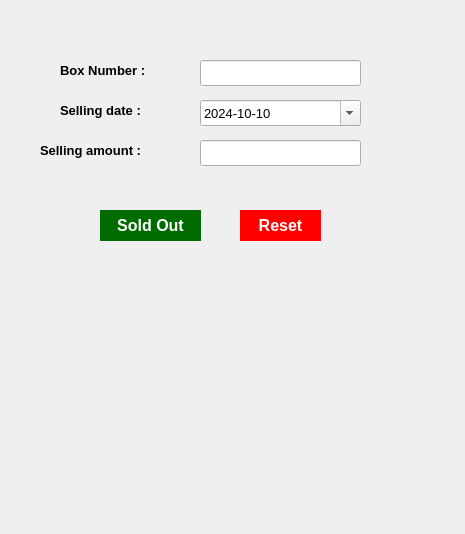
<?xml version="1.0" encoding="UTF-8"?>
<ui version="4.0">
 <class>soldout</class>
 <widget class="QDialog" name="soldout">
  <property name="windowModality">
   <enum>Qt::ApplicationModal</enum>
  </property>
  <property name="geometry">
   <rect>
    <x>0</x>
    <y>0</y>
    <width>465</width>
    <height>534</height>
   </rect>
  </property>
  <property name="windowTitle">
   <string>Sold out Box</string>
  </property>
  <widget class="QLabel" name="label">
   <property name="geometry">
    <rect>
     <x>60</x>
     <y>60</y>
     <width>141</width>
     <height>20</height>
    </rect>
   </property>
   <property name="font">
    <font>
     <pointsize>10</pointsize>
     <bold>true</bold>
    </font>
   </property>
   <property name="text">
    <string>Box Number :</string>
   </property>
  </widget>
  <widget class="QLabel" name="label_2">
   <property name="geometry">
    <rect>
     <x>60</x>
     <y>100</y>
     <width>131</width>
     <height>20</height>
    </rect>
   </property>
   <property name="font">
    <font>
     <pointsize>10</pointsize>
     <bold>true</bold>
    </font>
   </property>
   <property name="text">
    <string>Selling date :</string>
   </property>
  </widget>
  <widget class="QLabel" name="label_3">
   <property name="geometry">
    <rect>
     <x>40</x>
     <y>140</y>
     <width>141</width>
     <height>20</height>
    </rect>
   </property>
   <property name="font">
    <font>
     <pointsize>10</pointsize>
     <bold>true</bold>
    </font>
   </property>
   <property name="text">
    <string>Selling amount :</string>
   </property>
  </widget>
  <widget class="QLineEdit" name="boxNumberIn">
   <property name="geometry">
    <rect>
     <x>200</x>
     <y>60</y>
     <width>161</width>
     <height>26</height>
    </rect>
   </property>
   <property name="font">
    <font>
     <pointsize>10</pointsize>
    </font>
   </property>
  </widget>
  <widget class="QLineEdit" name="sellAmountIn">
   <property name="geometry">
    <rect>
     <x>200</x>
     <y>140</y>
     <width>161</width>
     <height>26</height>
    </rect>
   </property>
   <property name="font">
    <font>
     <pointsize>10</pointsize>
    </font>
   </property>
  </widget>
  <widget class="QDateEdit" name="sellDateIn">
   <property name="geometry">
    <rect>
     <x>200</x>
     <y>100</y>
     <width>161</width>
     <height>26</height>
    </rect>
   </property>
   <property name="font">
    <font>
     <pointsize>10</pointsize>
    </font>
   </property>
   <property name="displayFormat">
    <string>yyyy-MM-dd</string>
   </property>
   <property name="calendarPopup">
    <bool>true</bool>
   </property>
   <property name="date">
    <date>
     <year>2024</year>
     <month>10</month>
     <day>10</day>
    </date>
   </property>
  </widget>
  <widget class="QPushButton" name="soldOutBt">
   <property name="geometry">
    <rect>
     <x>100</x>
     <y>210</y>
     <width>101</width>
     <height>31</height>
    </rect>
   </property>
   <property name="font">
    <font>
     <pointsize>12</pointsize>
     <bold>true</bold>
    </font>
   </property>
   <property name="styleSheet">
    <string notr="true">QPushButton
{
border:none;
color:white;
background-color:rgb(0, 108, 0);
border-radius:50px;
}</string>
   </property>
   <property name="text">
    <string>Sold Out</string>
   </property>
  </widget>
  <widget class="QPushButton" name="ResetBt">
   <property name="geometry">
    <rect>
     <x>240</x>
     <y>210</y>
     <width>81</width>
     <height>31</height>
    </rect>
   </property>
   <property name="font">
    <font>
     <pointsize>12</pointsize>
     <bold>true</bold>
    </font>
   </property>
   <property name="styleSheet">
    <string notr="true">QPushButton
{
border:none;
color:white;
background-color:red;
border-radius:30px;
}</string>
   </property>
   <property name="text">
    <string>Reset</string>
   </property>
  </widget>
 </widget>
 <resources/>
 <connections/>
</ui>
